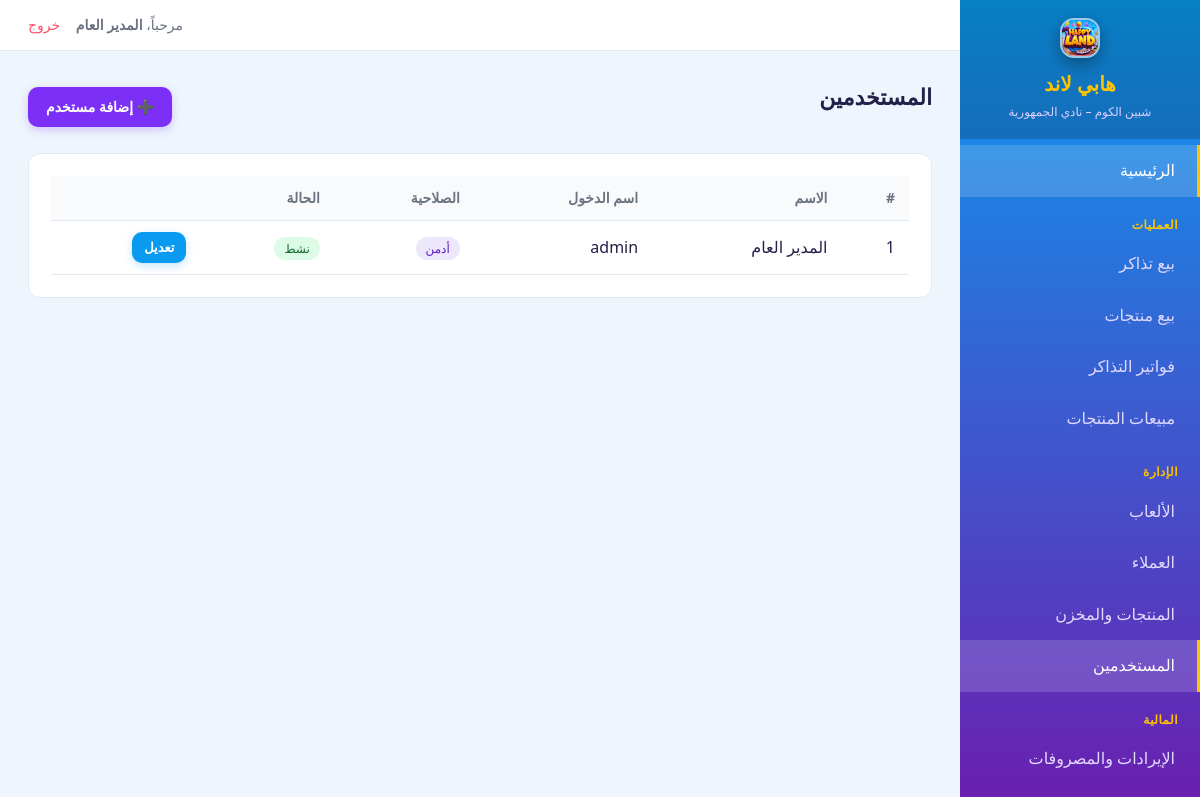
Screenshot of /users/index.php (signed in) with the database file from the repository.
### tables this page shows
CREATE TABLE users (
    id           INT AUTO_INCREMENT PRIMARY KEY,
    name         VARCHAR(100) DEFAULT '',
    username     VARCHAR(50)  NOT NULL UNIQUE,
    password     VARCHAR(255) NOT NULL,
    phone        VARCHAR(20)  UNIQUE,
    national_id  VARCHAR(20)  UNIQUE,
    role         ENUM('admin','cashier') NOT NULL DEFAULT 'admin',
    is_active    TINYINT(1) DEFAULT 1,
    is_moderator TINYINT(1) DEFAULT 0,
    is_superuser TINYINT(1) DEFAULT 0,
    is_root      TINYINT(1) DEFAULT 0,
    created_at   DATETIME DEFAULT CURRENT_TIMESTAMP
);

### includes/functions.php (called while the page is built, shortened)
<?php
function e($str) {
    return htmlspecialchars($str ?? '', ENT_QUOTES, 'UTF-8');
}
function base_url($path = '') {
    $dir = str_replace('\\', '/', dirname($_SERVER['SCRIPT_NAME']));
    $segments = ['games','tickets','clients','shop','financials','reports','users'];
    foreach ($segments as $seg) {
        if (preg_match('#/' . $seg . '$#', $dir)) {
            $dir = preg_replace('#/' . $seg . '$#', '', $dir);
            break;
        }
    }
    $dir = rtrim($dir, '/');
    return $dir . '/' . ltrim($path, '/');
}

### users/index.php (the view, shortened to what this page needs)
<?php
require_once __DIR__ . '/../includes/functions.php';
require_once __DIR__ . '/../includes/header.php';
$users = $pdo->query('SELECT * FROM users ORDER BY id')->fetchAll();
?>
<div class="toolbar">
    <h1 class="page-title">المستخدمين</h1>
    <a class="btn" href="<?= e(base_url('users/form.php')) ?>">➕ إضافة مستخدم</a>
</div>
<div class="card">
    <table>
        <thead><tr><th>#</th><th>الاسم</th><th>اسم الدخول</th><th>الصلاحية</th><th>الحالة</th><th></th></tr></thead>
        <tbody>
        <?php foreach ($users as $u): ?>
            <tr>
                <td><?= $u['id'] ?></td>
                <td><?= e($u['name']) ?></td>
                <td><?= e($u['username']) ?></td>
                <td>
                    <?php if ($u['role'] === 'admin'): ?><span class="badge" style="background:#ede7fb;color:#5f1fc4">أدمن</span>
                    <?php else: ?><span class="badge badge-green">كاشير</span><?php endif; ?>
                </td>
                <td><?= $u['is_active'] ? '<span class="badge badge-green">نشط</span>' : '<span class="badge badge-red">موقوف</span>' ?></td>
                <td class="actions">
                    <a class="btn btn-sm btn-secondary" href="<?= e(base_url('users/form.php?id=' . $u['id'])) ?>">تعديل</a>
                </td>
            </tr>
        <?php endforeach; ?>
        </tbody>
    </table>
</div>
<?php require_once __DIR__ . '/../includes/footer.php'; ?>

### assets/style.css (style rules this page uses)
:root { --primary: #7b2ff7; --primary-dark: #5f1fc4; --sky: #0a9bf0; --accent: #ff8a00; --accent-2: #ffc400; --pink: #ff5fa2; --bg: #eef5fc; --card: #ffffff; --text: #23204a; --muted: #6b7280; --border: #e1e9f3; --success: #3fb950; --danger: #ff4d6d; --warning: #ff9f1c; }
* { box-sizing: border-box; margin: 0; padding: 0; }
body { font-family: 'Segoe UI', Tahoma, sans-serif; background: var(--bg); color: var(--text); direction: rtl; line-height: 1.6; }
a { text-decoration: none; color: inherit; }
.page-title { font-size: 22px; margin-bottom: 20px; }
.card { background: var(--card); border: 1px solid var(--border); border-radius: 12px; padding: 22px; margin-bottom: 20px; }
table { width: 100%; border-collapse: collapse; }
th, td { padding: 11px 14px; text-align: right; border-bottom: 1px solid var(--border); }
th { background: #f8fafc; color: var(--muted); font-size: 14px; }
.btn { display: inline-block; padding: 9px 18px; border-radius: 10px; border: none; background: var(--primary); color: #fff; cursor: pointer; font-size: 14px; font-family: inherit; font-weight: bold; box-shadow: 0 3px 8px rgba(123,47,247,.25); transition: .15s; }
.btn-sm { padding: 5px 12px; font-size: 13px; box-shadow: none; }
.btn-secondary { background: var(--sky); box-shadow: 0 3px 8px rgba(30,155,240,.25); }
.actions { display: flex; gap: 6px; }
.toolbar { display: flex; justify-content: space-between; align-items: center; margin-bottom: 18px; }
.badge { padding: 3px 10px; border-radius: 20px; font-size: 12px; }
.badge-green { background: #dcfce7; color: #166534; }

### rows the page displays
users: id "1", name "المدير العام", username "admin", role "أدمن", is_active "نشط"

### other values shown
APP_NAME "هابي لاند"
APP_TAGLINE "شبين الكوم – نادي الجمهورية"
$label "الرئيسية بيع تذاكر بيع منتجات فواتير التذاكر مبيعات المنتجات الألعاب العملاء المنتجات والمخزن المستخدمين الإيرادات والمصروفات"
$u['name'] ?: $u['username'] "المدير العام"
